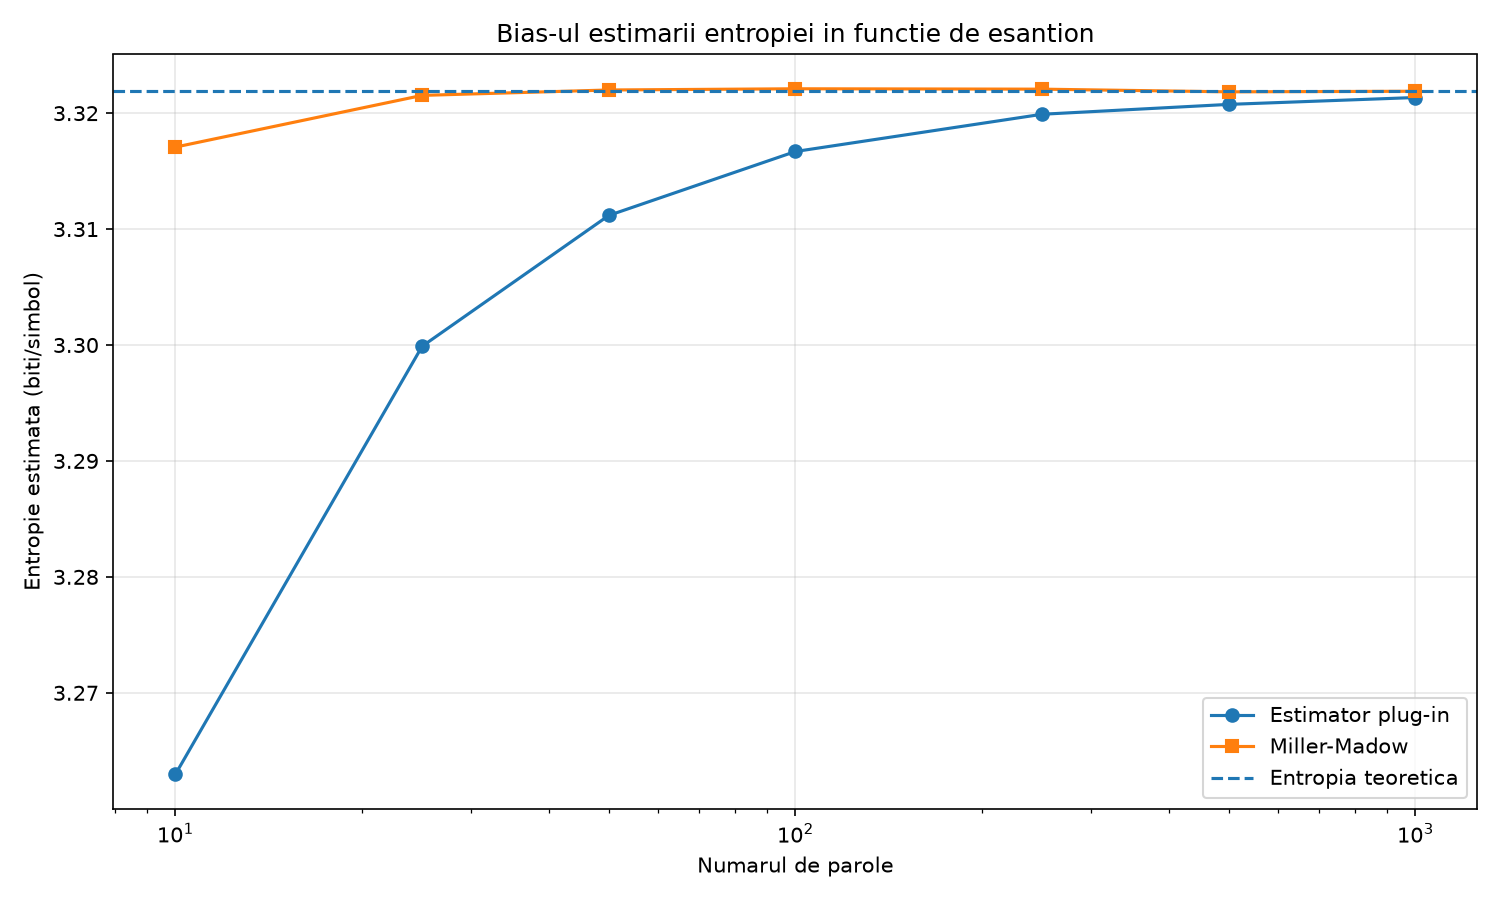

Source code (Python):

import secrets
import statistics
import matplotlib.pyplot as plt

from password_stats.entropy import (
    shannon_entropy,
    miller_madow_entropy,
    bootstrap_entropy,
    theoretical_entropy,
)


ALPHABET = "0123456789"
PASSWORD_LENGTH = 12
SAMPLE_SIZES = [10, 25, 50, 100, 250, 500, 1000]
TRIALS = 100


def generate_passwords(number, length):
    return [
        "".join(secrets.choice(ALPHABET) for _ in range(length))
        for _ in range(number)
    ]


def run_experiment():
    true_entropy = theoretical_entropy(len(ALPHABET))

    plugin_means = []
    corrected_means = []

    print("EXPERIMENT: ESTIMAREA ENTROPIEI")
    print(f"Alfabet: {ALPHABET}")
    print(f"Lungimea fiecarei parole: {PASSWORD_LENGTH}")
    print(f"Entropia teoretica: {true_entropy:.4f} biti/simbol")
    print(f"Experimente repetate pentru fiecare dimensiune: {TRIALS}")
    print("-" * 78)
    print(
        f"{'Nr. parole':>12} {'Plug-in mediu':>16} "
        f"{'Miller-Madow mediu':>21} {'Bias plug-in':>15}"
    )

    for number in SAMPLE_SIZES:
        plugin_values = []
        corrected_values = []

        for _ in range(TRIALS):
            passwords = generate_passwords(number, PASSWORD_LENGTH)
            symbols = "".join(passwords)

            plugin_values.append(shannon_entropy(symbols))
            corrected_values.append(miller_madow_entropy(symbols))

        plugin_mean = statistics.mean(plugin_values)
        corrected_mean = statistics.mean(corrected_values)
        bias = plugin_mean - true_entropy

        plugin_means.append(plugin_mean)
        corrected_means.append(corrected_mean)

        print(
            f"{number:>12} {plugin_mean:>16.4f} "
            f"{corrected_mean:>21.4f} {bias:>15.4f}"
        )

    final_passwords = generate_passwords(
        max(SAMPLE_SIZES), PASSWORD_LENGTH
    )
    final_symbols = "".join(final_passwords)

    lower, upper = bootstrap_entropy(
        final_symbols, repetitions=1000, confidence=0.95
    )

    print("\nInterval bootstrap 95% pentru ultimul esantion:")
    print(f"[{lower:.4f}, {upper:.4f}] biti/simbol")

    plt.figure(figsize=(10, 6))

    plt.plot(
        SAMPLE_SIZES, plugin_means,
        marker="o", label="Estimator plug-in"
    )
    plt.plot(
        SAMPLE_SIZES, corrected_means,
        marker="s", label="Miller-Madow"
    )
    plt.axhline(
        true_entropy, linestyle="--",
        label="Entropia teoretica"
    )

    plt.xscale("log")
    plt.xlabel("Numarul de parole")
    plt.ylabel("Entropie estimata (biti/simbol)")
    plt.title("Bias-ul estimarii entropiei in functie de esantion")
    plt.grid(True, alpha=0.3)
    plt.legend()
    plt.tight_layout()
    plt.savefig("entropy_experiment_plot.png", dpi=300, bbox_inches='tight')
    plt.close()

if __name__ == "__main__":
    run_experiment()
